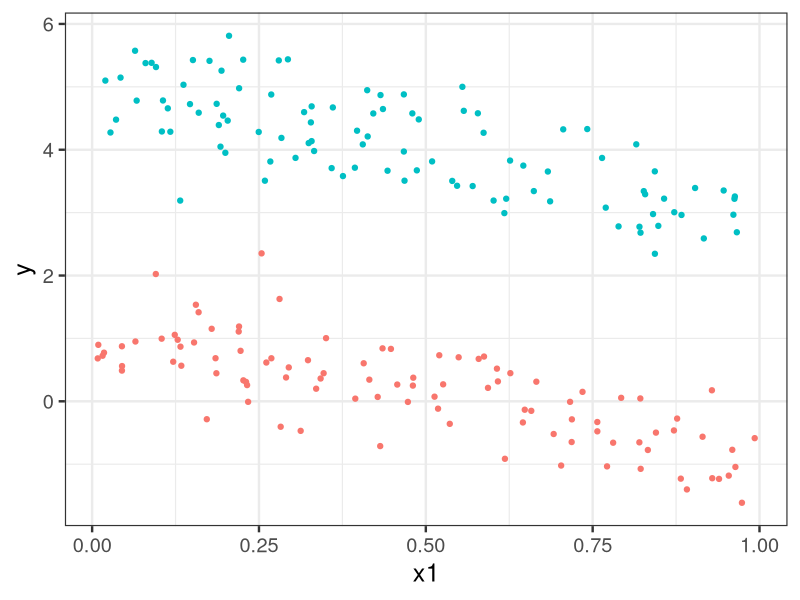
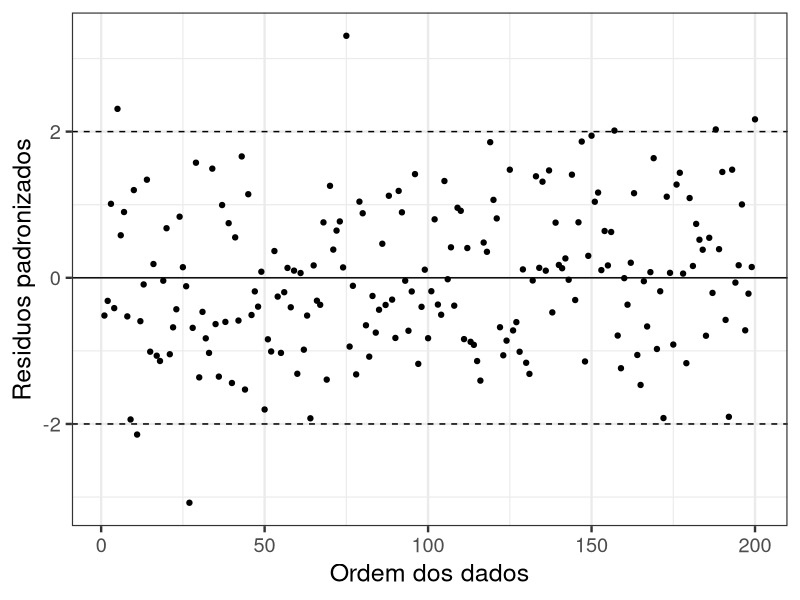
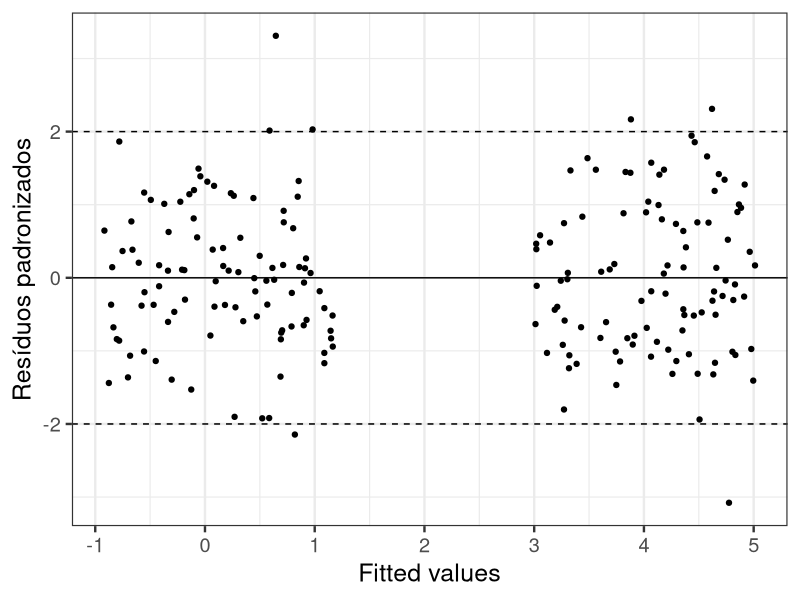
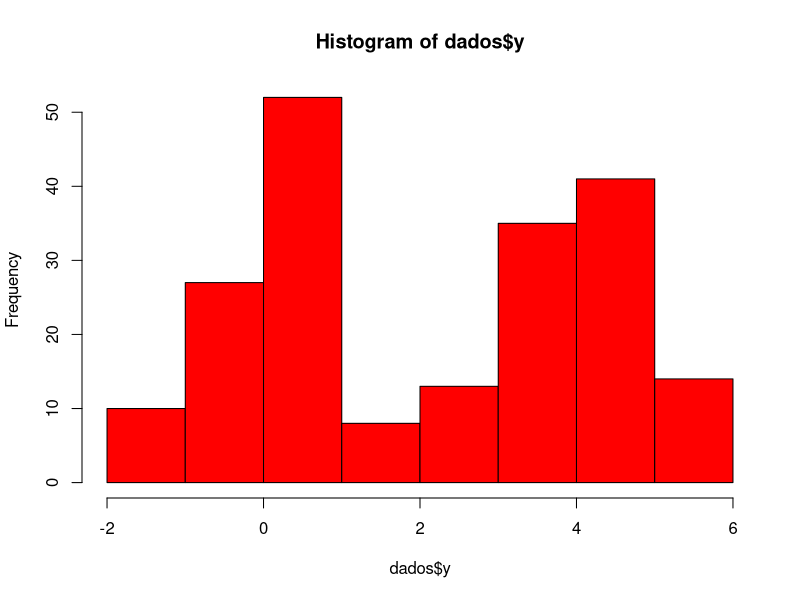
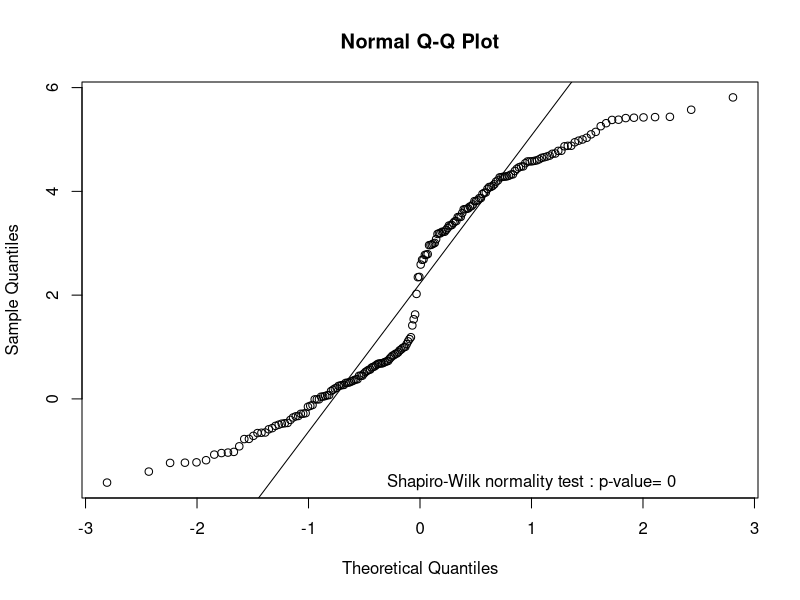
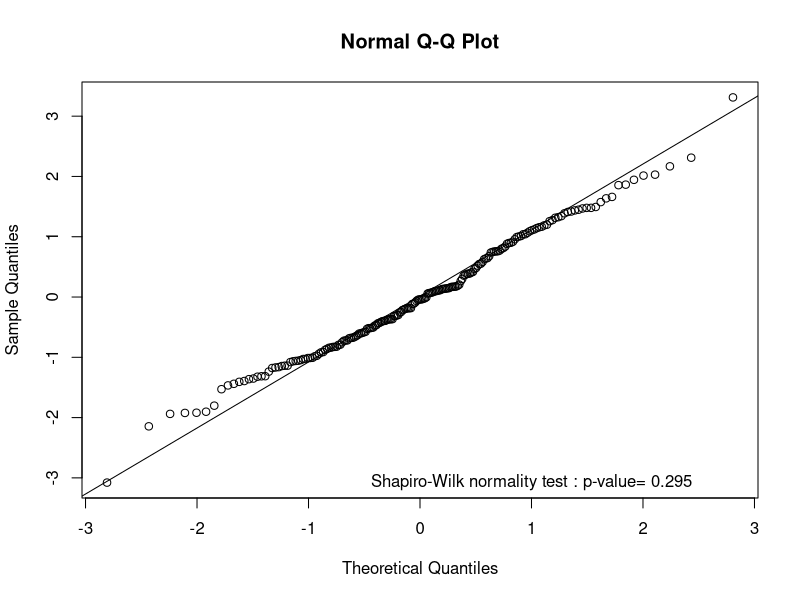
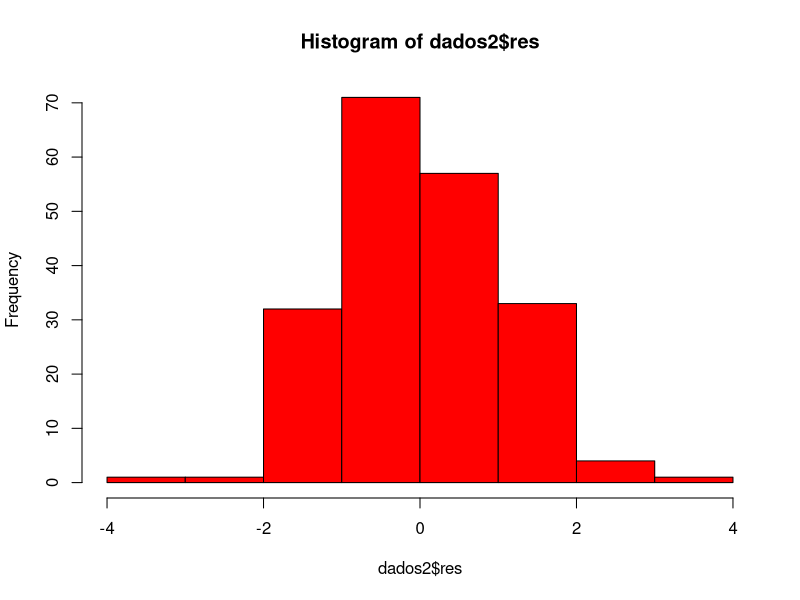
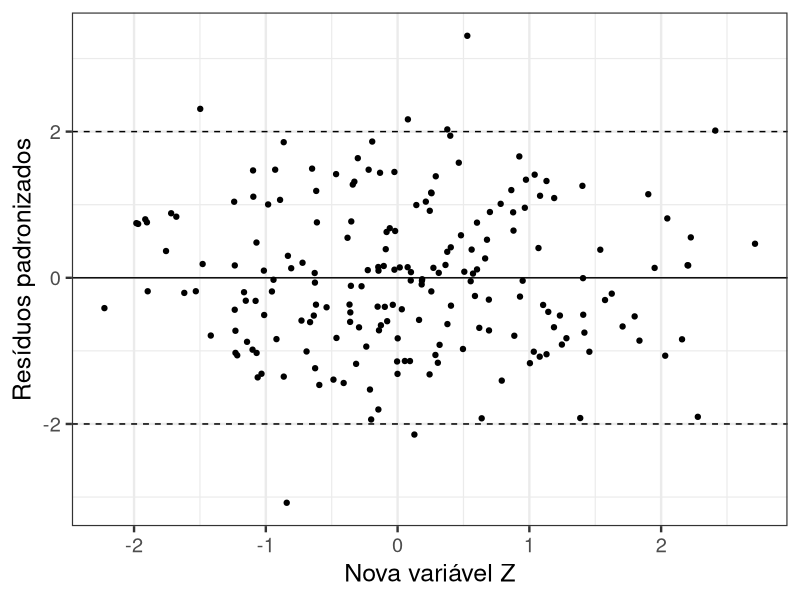

Write R code to recreate these figures, in order.
## ----echo=TRUE, results=hide--------------------------------------------------
n = 200
p = 3
X1 <- runif(n)
X2 <- rbinom(n, 1, 0.5)
dados <- data.frame(x1 = X1,
                    x2 = X2,
                    y = 1 - 2*X1 + 4*X2 + rnorm(n,0,.5)
                    )
dados$y[200] = 5

# Modelo com a funcao lm
lm.ex = lm(y ~ x1 + x2, data = dados)

# Modelo com a funcao glm
glm.ex = glm(y ~ x1 + x2, family=gaussian(), data = dados)


## ----echo=FALSE, fig=TRUE-----------------------------------------------------
library(tidyverse)
library(xtable)
ggplot(dados, aes(x=x1,y=y, color = factor(x2))) + 
  geom_point(show.legend = F) + 
  theme_bw(base_size = 18)


## ----echo=FALSE---------------------------------------------------------------
summary(lm.ex)


## ----echo=FALSE---------------------------------------------------------------
summary(glm.ex)


## ----echo=T-------------------------------------------------------------------
anova(lm.ex)


## ----echo=T-------------------------------------------------------------------
anova(glm.ex, test="F")


## ----echo=FALSE, fig=TRUE-----------------------------------------------------
res <- rstandard(lm.ex)
dados2 <- data.frame(res=res, Ordem = 1:n, Fit = lm.ex$fitted.values)
ggplot(data = dados2, aes(x=Ordem, y = res)) + 
  geom_point() + theme_bw(base_size = 18) + xlab("Ordem dos dados") + 
  geom_hline(yintercept = c(-2,2,0), linetype = c(2,2,1)) +
  ylab("Residuos padronizados")


## ----echo=FALSE, fig=TRUE-----------------------------------------------------
ggplot(data = dados2, aes(x=Fit, y = res)) + 
  geom_point() + theme_bw(base_size = 18) + ylab("Resíduos padronizados") + 
  geom_hline(yintercept = c(-2,2,0), linetype = c(2,2,1)) +
  xlab("Fitted values")


## ----echo=FALSE, fig=TRUE-----------------------------------------------------
hist(dados$y, col = "red")


## ----echo=FALSE, fig=TRUE-----------------------------------------------------
aaa <- shapiro.test(dados$y)
qqnorm(dados$y)
qqline(dados$y)
text(x = 1, y = min(dados$y), label = paste(aaa$method, ": p-value=", round(aaa$p.value,3)))


## ----echo=FALSE, fig=TRUE-----------------------------------------------------
bbb <- shapiro.test(dados2$res)
qqnorm(dados2$res)
qqline(dados2$res)
text(x = 1, y = min(dados2$res), label = paste(bbb$method, ": p-value=", round(bbb$p.value,3)))


## ----echo=FALSE, fig=TRUE-----------------------------------------------------
hist(dados2$res, col = "red")


## ----echo=FALSE, fig=TRUE-----------------------------------------------------
ggplot(dados2 %>% bind_cols(Z = rnorm(n)), aes(y = res, x = Z)) + 
  geom_point() + theme_bw(base_size = 18) + ylab("Resíduos padronizados") + 
  geom_hline(yintercept = c(-2,2,0), linetype = c(2,2,1)) +
  xlab("Nova variável Z")


## ----echo=FALSE, fig=TRUE-----------------------------------------------------
dados2 <- dados2 %>% mutate(hii = hatvalues(lm.ex), 
                            hipn = hii*nrow(dados2)/2,
                            dffits = dffits(lm.ex),
                            Dcook = cooks.distance(lm.ex))
ggplot( dados2, aes(x=Ordem, y=hipn)) + geom_point() + 
  theme_bw(base_size = 18) + ylab(expression(h[ii]/(p/n))) + 
  geom_hline(yintercept = c(2,3), linetype = 1:2) +
  xlab("Data index") 


## ----echo=FALSE, fig=TRUE-----------------------------------------------------
ggplot( dados2, aes(x=Ordem, y=dffits)) + geom_point() + 
  theme_bw(base_size = 18) + ylab("DFFITS") + 
  geom_hline(yintercept = 2*sqrt(p/n), linetype = 2) +
  xlab("Data index") 


## ----echo=FALSE, fig=TRUE-----------------------------------------------------
# signif(cooks.distance(lm.ex), 3)
ggplot( dados2, aes(x=Ordem, y=Dcook)) + geom_point() + 
  theme_bw(base_size = 18) + ylab("Cook's distance") + 
  geom_hline(yintercept = qf(c(0.5, 0.75),df1 = p, df2 = n-p), linetype = 2:3) +
  xlab("Data index") 


## ----echo=T-------------------------------------------------------------------
summary(influence.measures(lm.ex))


## ----echo=FALSE, fig=TRUE-----------------------------------------------------
teste <- influence.measures(lm.ex)
index <- which(apply(teste$is.inf, 1, FUN = function(x)any(x) ))

ggplot(dados, aes(x=x1,y=y, color = factor(x2))) + 
  geom_point(show.legend = F) + 
  geom_text(data = dados[index,] %>% rownames_to_column(), 
            mapping = aes(label = rowname), color = "black", 
            check_overlap = T) +
  theme_bw(base_size = 18)

